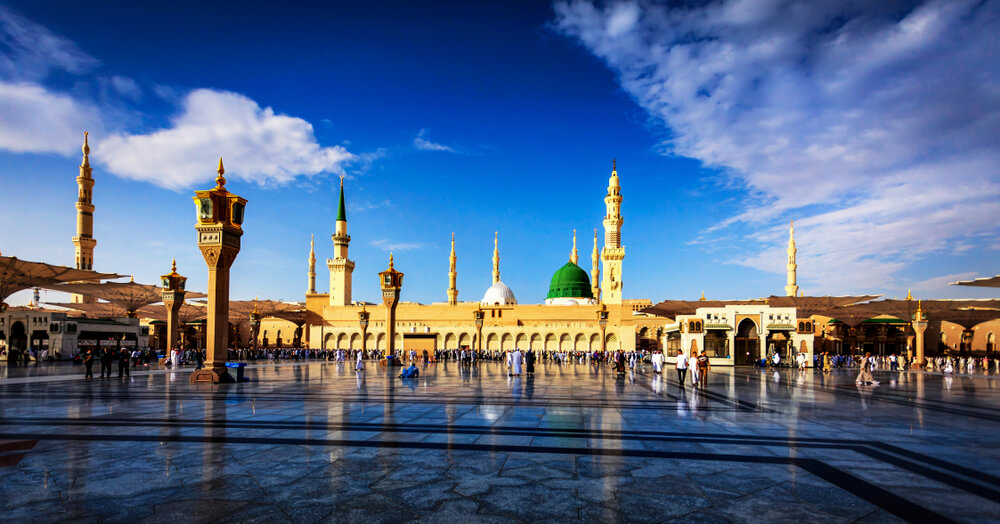
#> input picture sample-images/Madinah-image-01.jpeg, 1000 x 524 px
$ python FrequencyEnhancements.py
#> lines starting #> are read from the running program, lines starting #| are printed output that depends on the picture
import numpy as np
import matplotlib.pyplot as plt
from skimage import io, color
from skimage.transform import rescale


def plot_three_images(original, frequency, transformed):
    fig, ax = plt.subplots(1, 3, figsize=(15, 5))

    ax[0].imshow(original, cmap='gray')
    ax[0].set_title('Original Image')
    ax[0].axis('off')

    ax[1].imshow(frequency, cmap='gray')
    ax[1].set_title('Frequency Domain')
    ax[1].axis('off')

    ax[2].imshow(transformed, cmap='gray')
    ax[2].set_title('Transformed Image')
    ax[2].axis('off')

    plt.tight_layout()
    plt.show()


def transform_frequency(image_path):
    # Load image
#> called with image_path = 'sample-images/Madinah-image-01.jpeg'
    image = io.imread(image_path)
#> image is the input picture: shape (524, 1000, 3); mean R, G, B 81.6, 103.4, 136.9

    # Check if the image is multi-channel (like RGB or RGBA)
    if len(image.shape) > 2:
        # Check number of channels and convert RGBA to RGB if necessary
        if image.shape[2] == 4:
            image = image[:, :, :3]

        # Convert to grayscale
        image = color.rgb2gray(image)
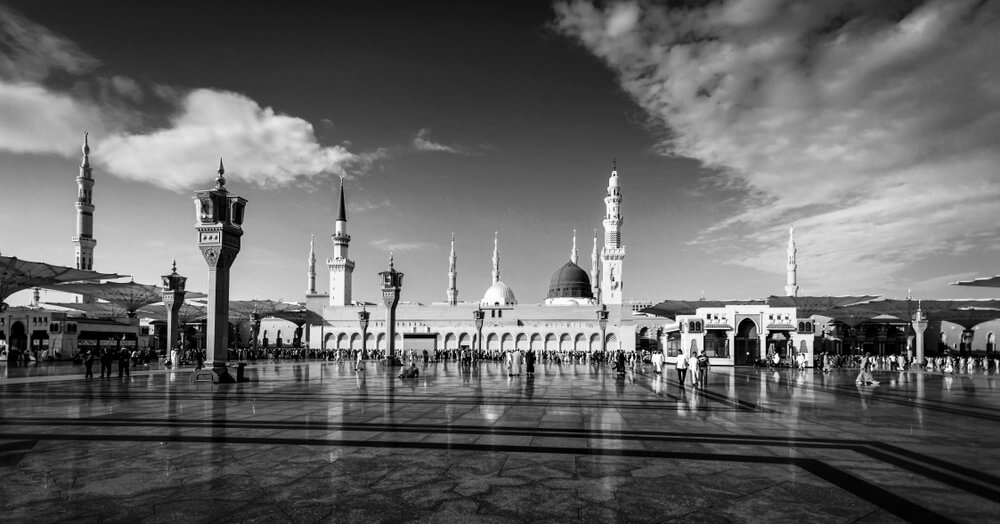
#> image: shape (524, 1000) float64; min 0, max 1, mean 0.397

    # Compute 2D Fourier Transform and shift zero frequency to the center
    f_transform = np.fft.fft2(image)
    f_transform_centered = np.fft.fftshift(f_transform)

    # Convert to magnitude spectrum and apply logarithm for visualization
    magnitude_spectrum = np.log(np.abs(f_transform_centered) + 1)
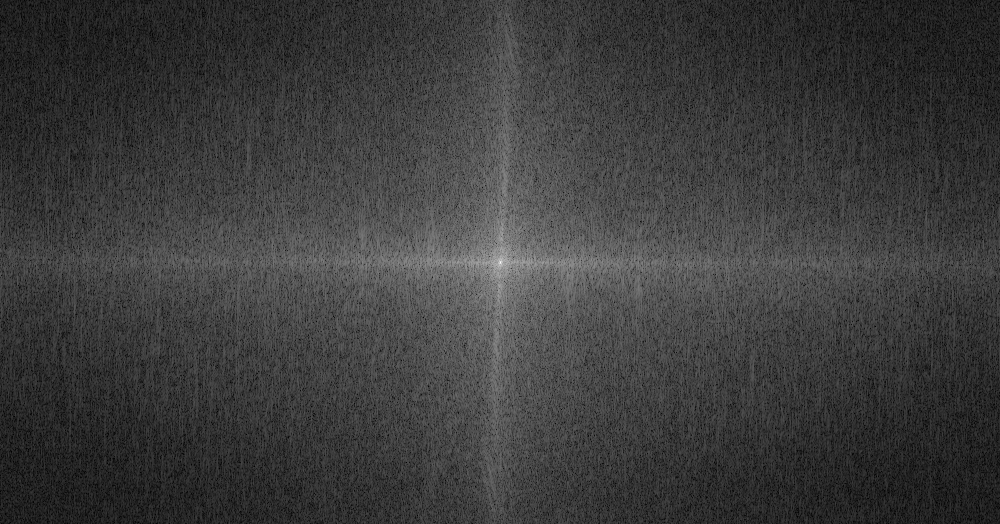
#> magnitude_spectrum: shape (524, 1000) float64; min 0.0273, max 12.25, mean 2.93; drawn with min black and max white

    # Here, we'll just inverse transform without any modification
    # This will give us the original image back
    # But in practice, you can apply any frequency-domain operation before this step
    inverse_transform = np.abs(np.fft.ifft2(np.fft.ifftshift(f_transform_centered)))

    plot_three_images(image, magnitude_spectrum, inverse_transform)
#> in plot_three_images, `plt.show()`:
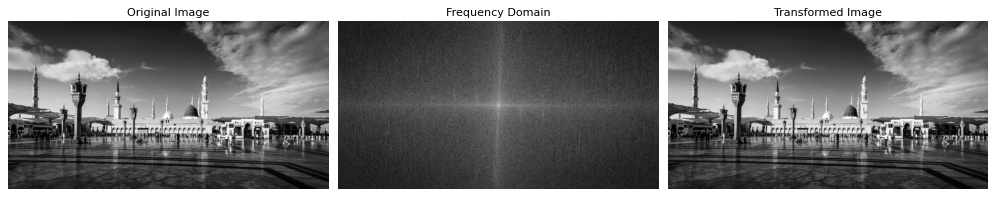
#> figure drawn by matplotlib, 3 panels


def high_pass_filter(f_transform_centered, cutoff_frequency):
#> called with f_transform_centered = array of shape (524, 1000), cutoff_frequency = 1
    rows, cols = f_transform_centered.shape
#> rows = 524; cols = 1000
    crow, ccol = int(rows / 2), int(cols / 2)
#> crow = 262; ccol = 500

    # Create a mask with high values in the center (low frequency) and zero values outside
    mask = np.ones((rows, cols), np.uint8)
    mask[crow - cutoff_frequency:crow + cutoff_frequency, ccol - cutoff_frequency:ccol + cutoff_frequency] = 0

    # Apply mask to the shifted Fourier transform
    f_transform_centered_hp = f_transform_centered * mask

    return f_transform_centered_hp


def transform_frequency_with_high_pass(image_path, cutoff_frequency=30):
    # Load image
    image = io.imread(image_path)

    # Check if the image is multi-channel (like RGB or RGBA)
    if len(image.shape) > 2:
        # Check number of channels and convert RGBA to RGB if necessary
        if image.shape[2] == 4:
            image = image[:, :, :3]

        # Convert to grayscale
        image = color.rgb2gray(image)

    # Compute 2D Fourier Transform and shift zero frequency to the center
    f_transform = np.fft.fft2(image)
    f_transform_centered = np.fft.fftshift(f_transform)

    # Apply high-pass filter
    f_transform_centered_hp = high_pass_filter(f_transform_centered, cutoff_frequency)

    # Convert to magnitude spectrum for visualization
    magnitude_spectrum = np.log(np.abs(f_transform_centered) + 1)
    magnitude_spectrum_hp = np.log(np.abs(f_transform_centered_hp) + 1)

    # Inverse Fourier Transform for the high-pass filtered image
    inverse_transform_hp = np.abs(np.fft.ifft2(np.fft.ifftshift(f_transform_centered_hp)))
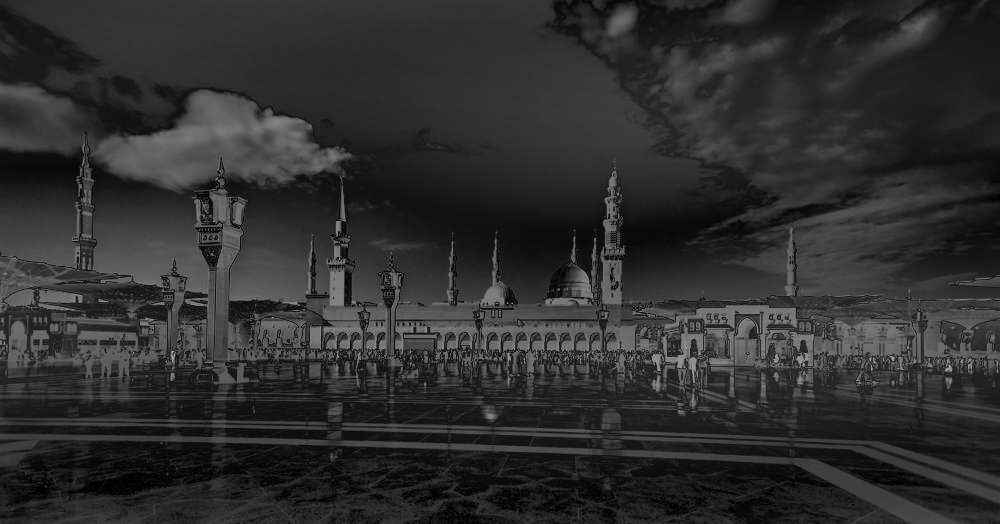
#> inverse_transform_hp: shape (524, 1000) float64; min 0.000226, max 0.646, mean 0.184

    plot_three_images(image, magnitude_spectrum_hp, inverse_transform_hp)


image_path = 'sample-images/Madinah-image-01.jpeg'  # Modify this
transform_frequency(image_path)
transform_frequency_with_high_pass(image_path, 1)

$ run again, with sample-images/King_Abdulaziz.jpeg copied over sample-images/Madinah-image-01.jpeg
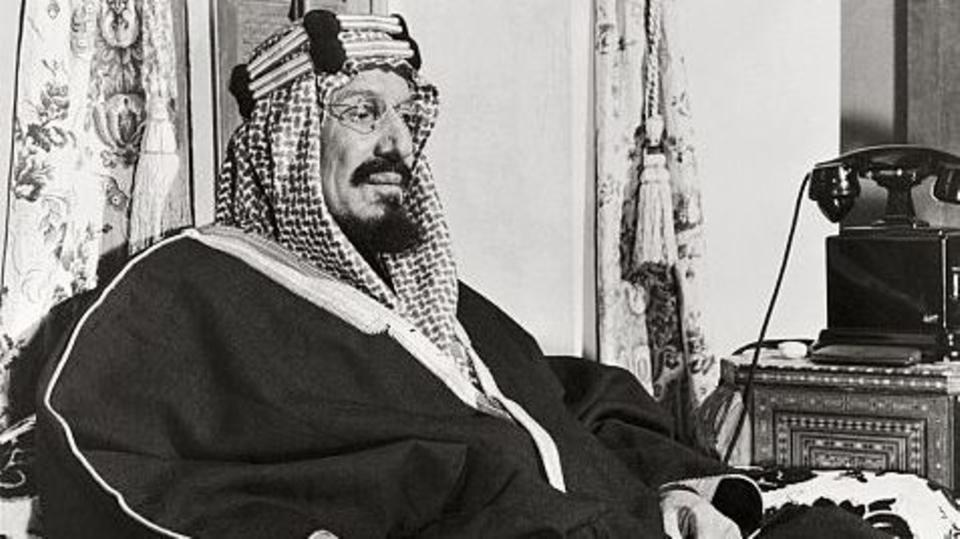
#> input picture sample-images/King_Abdulaziz.jpeg, 960 x 539 px
#> in transform_frequency, image is the input picture: shape (539, 960, 3); mean R, G, B 128.4, 126.3, 123
#> image: shape (539, 960) float64
#> in transform_frequency_with_high_pass, `inverse_transform_hp = np.abs(np.fft.ifft2(np.fft.ifftshift(f_transfor..`:
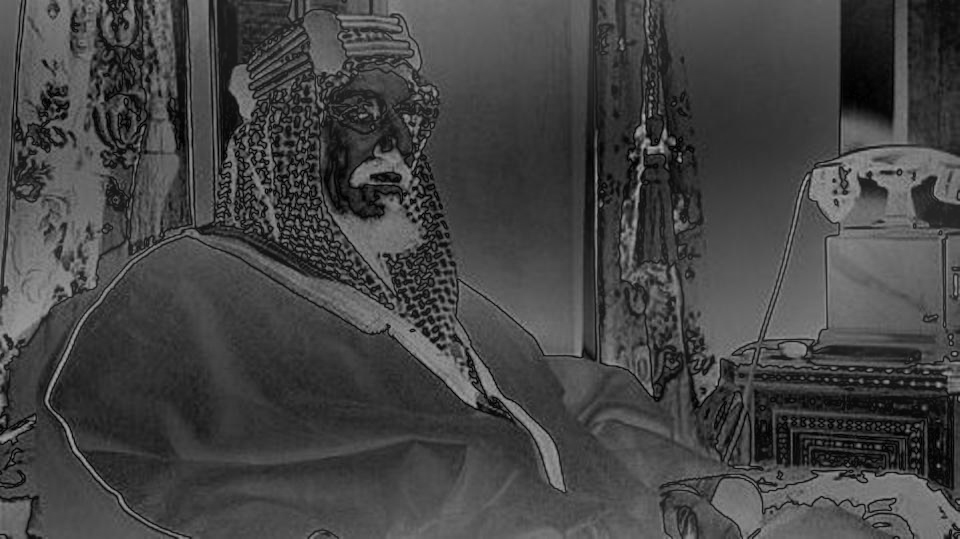
#> inverse_transform_hp: shape (539, 960) float64; min 0.000567, max 0.652, mean 0.269
#> in plot_three_images (call 2), `plt.show()`:
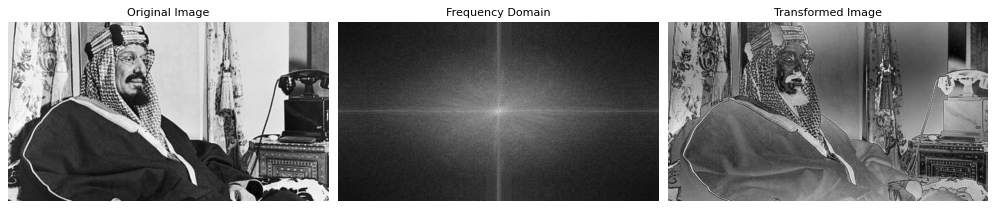
#> figure drawn by matplotlib, 3 panels
